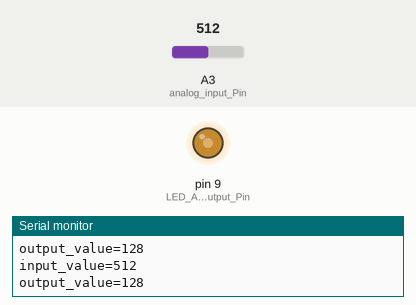
Simulated run of this sketch. Board: Arduino Uno, built with avr-gcc and run on an emulated ATmega328P. On the bench: output pins drawn as LEDs (lit = HIGH), the last lines printed to the serial monitor. Inputs (shaded band) come from the test bench; at power-on: A3 (analog_input_Pin) = 512.

Above: at 1.2 s.
1.3 s: A3 (analog_input_Pin) set to 716
At 2.4 s:
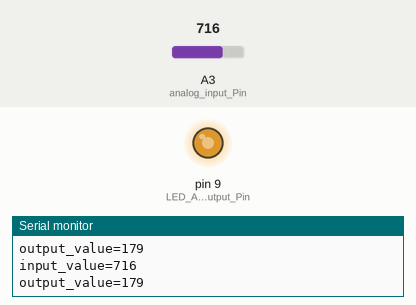
2.8 s: A3 (analog_input_Pin) set to 900
At 4.0 s:
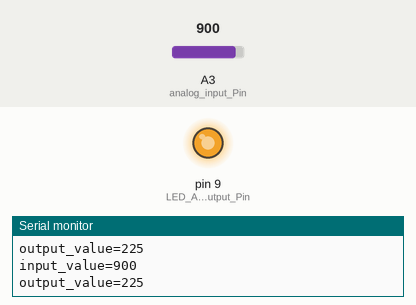
4.3 s: A3 (analog_input_Pin) set to 122
At 5.5 s:
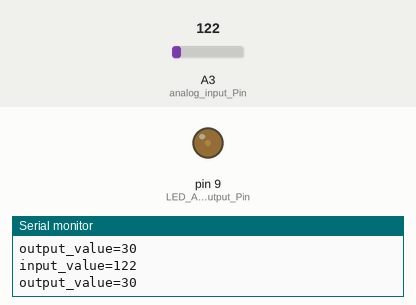
5.8 s: A3 (analog_input_Pin) set to 0
At 7.0 s:
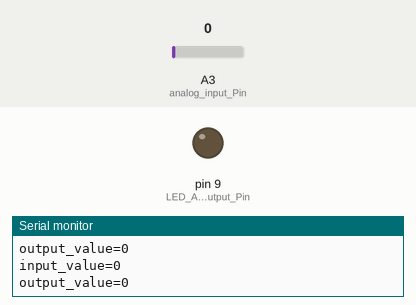
Timing chart, 0 to 8.3 s (numbered marks = the images above; inputs shaded):
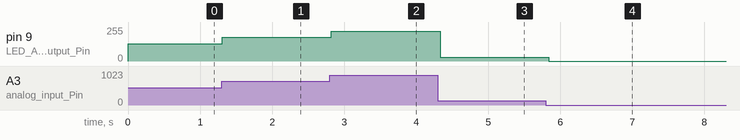

Measured:
- after the input at 1.3 s, pin 9 (LED_Analog_output_Pin): 128/255 → 179/255 at once
- after the input at 2.8 s, pin 9 (LED_Analog_output_Pin): 179/255 → 225/255 at once
- after the input at 4.3 s, pin 9 (LED_Analog_output_Pin): 225/255 → 30/255 at once
- after the input at 5.8 s, pin 9 (LED_Analog_output_Pin): 30/255 → 0/255 at once

The sketch:

class5_Analog_IN_OUT.ino
```cpp
/*
  This program outputs anlog voltage to pin9 of the Arduino
  Voltage varies based on the input voltage on pin A3
*/
int LED_Analog_output_Pin = 9;
int analog_input_Pin = A3;

int input_value = 0;
int output_value = 0;

void setup()
{

}

void loop()
{
  // turn the LED on (HIGH is the voltage level)
  Serial.begin(9600);
  input_value = analogRead(analog_input_Pin);

  Serial.print("input_value=");
  Serial.println(input_value);
  //if output_value is 1007.... then the output will be 1007 / 4 = 251
  output_value = input_value / 4;

  Serial.print("output_value=");
  Serial.println(output_value);
  // analogRead values go from 0 to 1023, analogWrite values from 0 to 255
  analogWrite(LED_Analog_output_Pin, output_value);

  delay(100); // Wait for 1000 millisecond(s)

}
```
